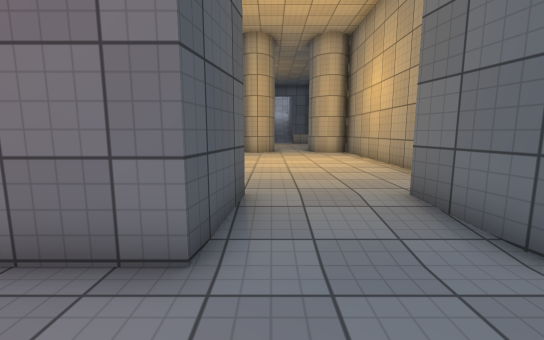
view 1 (above)

17 first-person views from a walk through a scene from a Unity 3-D project. The camera is 1.3 m above the floor, tilts 8° down and sees 90° across. The floor is counted in squares, 1 m on a side. Each view is taken from the middle of a square. On the plan, view 1 faces up. The plan holds only what a view shows up to about 13 squares ahead; the rest is blank. The place goes on beyond the plan. The player is left out. Surface patterns are stand-ins for the level's own textures.

view 2
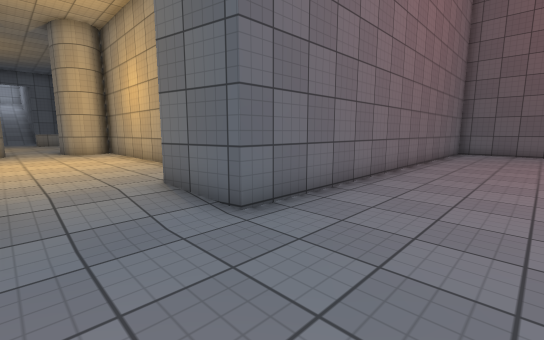

view 3
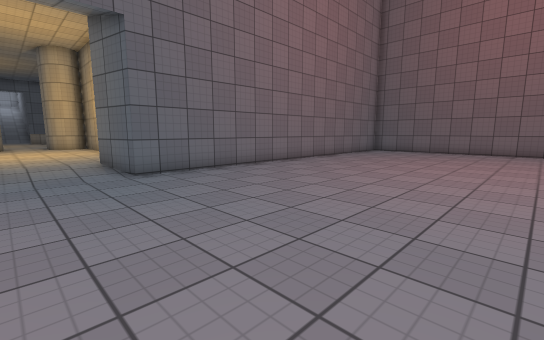

view 4
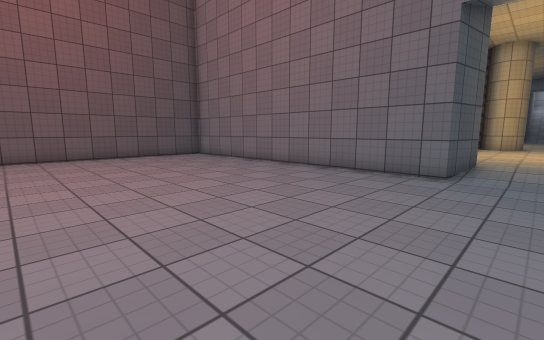

view 5
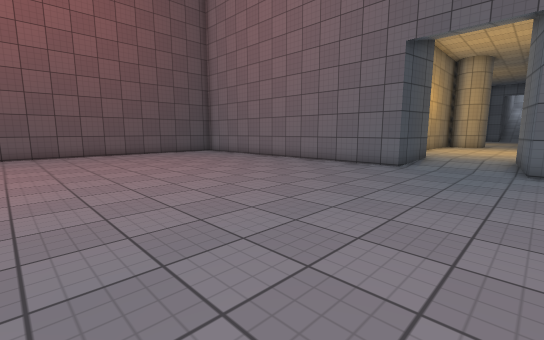

view 6
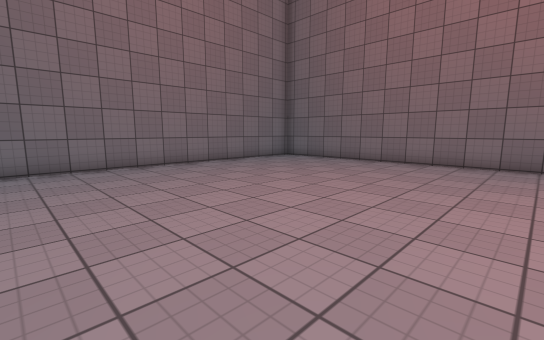

view 7
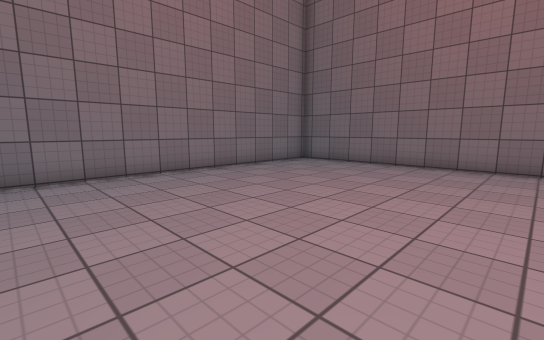

view 8
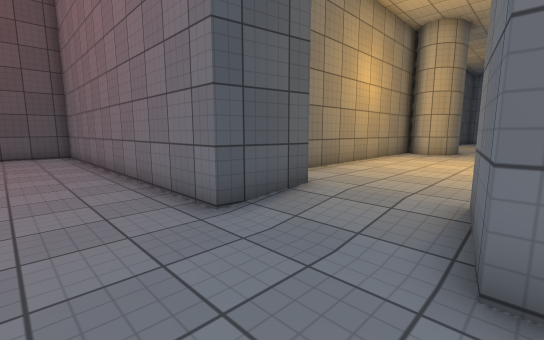

view 9
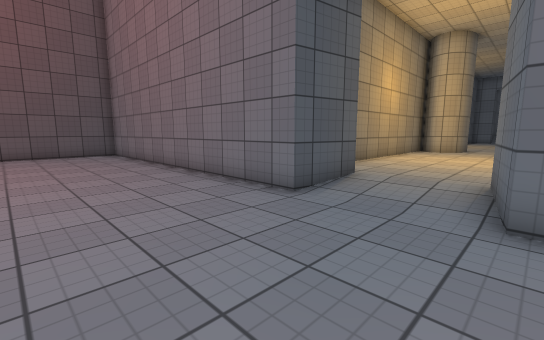

view 10
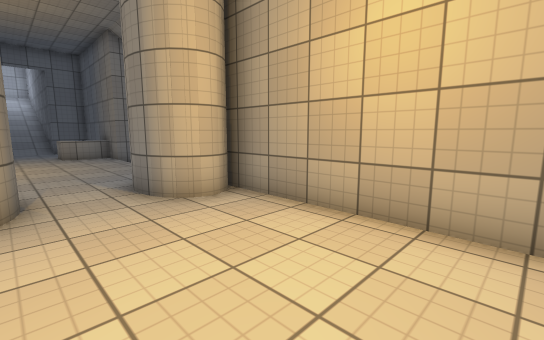

view 11
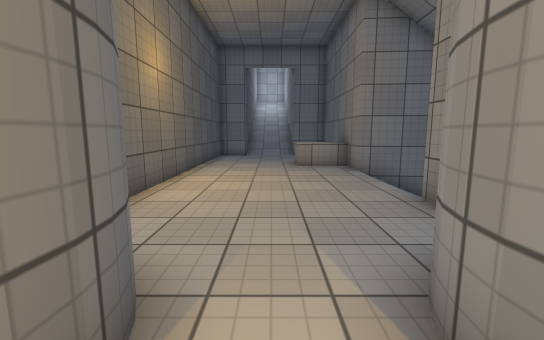

view 12
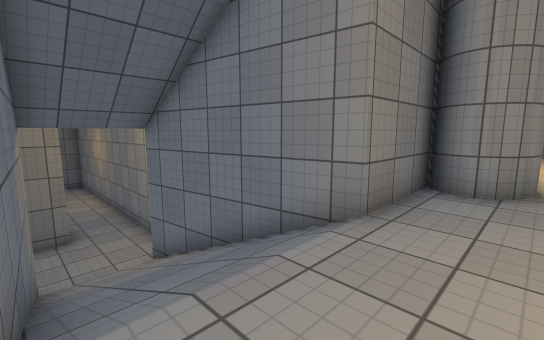

view 13
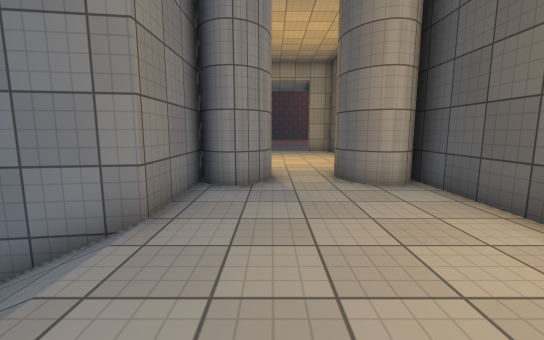

view 14
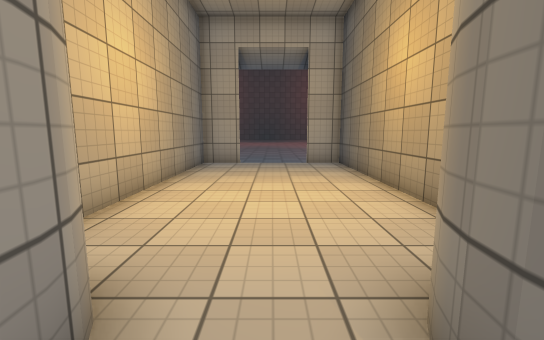

view 15
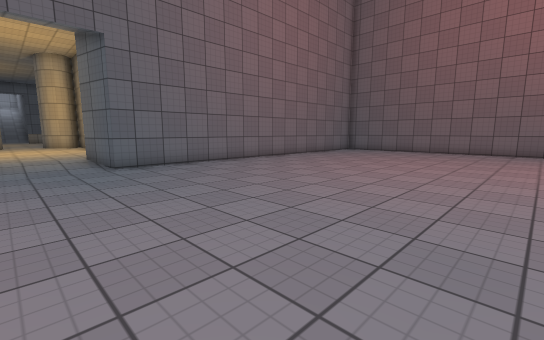

view 16
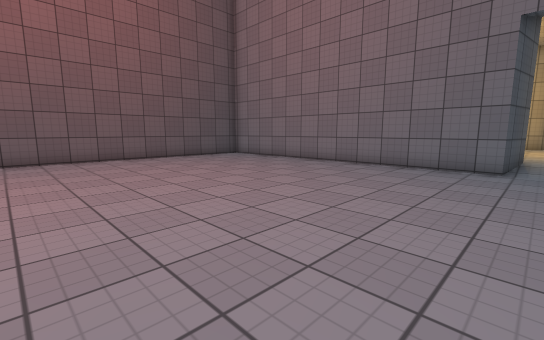

view 17
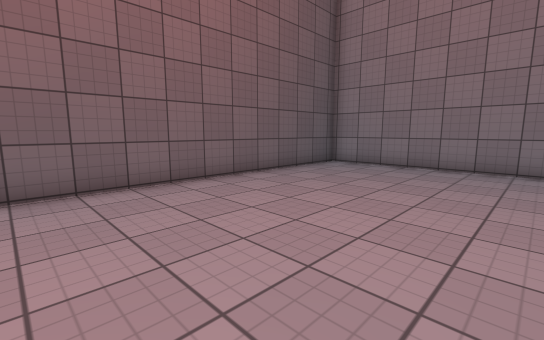

### Floor plan
Key: @ floor where view 1 was taken; # wall or solid block; . main floor; : floor 0.25 m higher than the main floor; - floor 2.25 m lower than the main floor; / step, stairs or slope; ^ raised ledge.
Columns run from 14 left of view 1 to 19 right of it. Each row starts with its distance up from view 1.
 26             #:::: #
 25             #:::^^^
 24             #:::::#
 23             #:::::#######--#
 22             #::::://////---#
 21             #::::://////--------
 20             #:::::////###-------
 19             #:::::#####   #####
 18             #:::::#
 17             #:::::#
 16             ###:###
 15              ##:###
 14             ###:###
 13             #:::::#
 12             #:::::#
 11             #:::::#
 10             #:::::#
  9             #:::::#
  8             #:::::#
  7             #:::::#
  6             #:::::#
  5             #:::::#
  4             ##:::##
  3 ##############...#################
  2 #................................#
  1 #................................#
  0 #.............@..................#
 -1 #................................#
 -2 #................................#
 -3 #................................#
 -4 #................................#
 -5 #................................#
 -6 #................................#
 -7 #................................#
 -8 #................................#

Positions as (right, up) in squares from view 1, and headings:
1: (0, 0), facing up
2: (0, -1), facing up-right
3: (0, -6), facing up-right
4: (1, -6), facing up-left
5: (3, -8), facing up-left
6: (7, -8), facing up-right
7: (8, -6), facing up-right
8: (3, 0), facing up-left
9: (3, -2), facing up-left
10: (0, 9), facing up-right
11: (1, 14), facing up
12: (2, 23), facing down-right
13: (2, 23), facing down
14: (1, 16), facing down
15: (0, -8), facing up-right
16: (0, -8), facing up-left
17: (-7, -8), facing up-left
